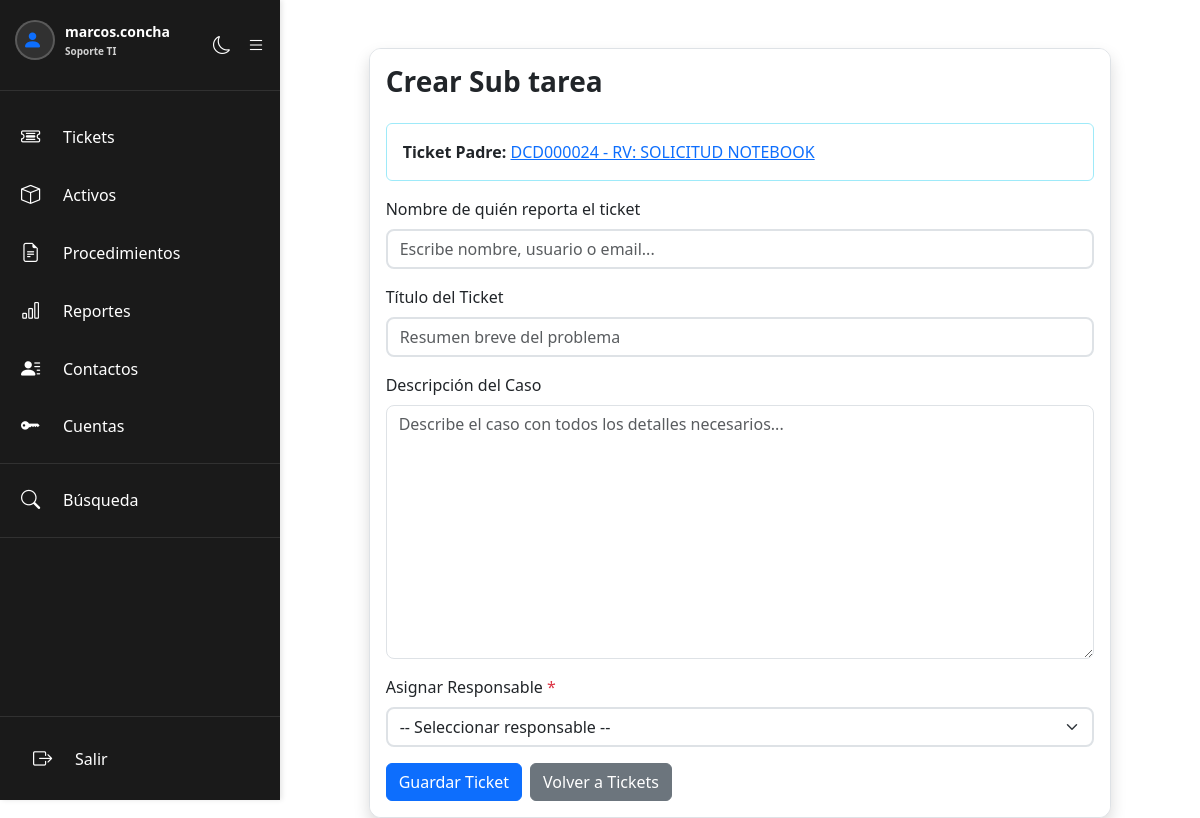
The app's page /crear_ticket.php?padre=24 (signed in), older data.
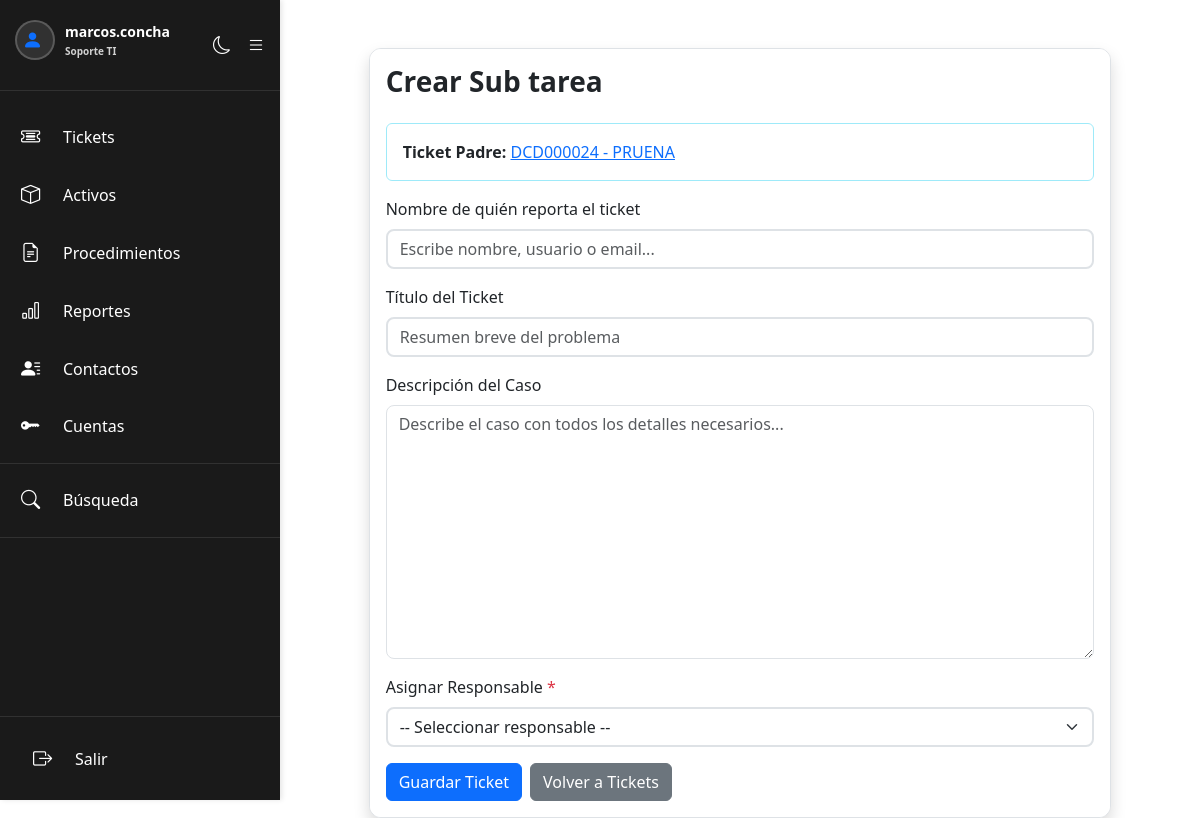
The same page, newer data.
### tables this page shows
CREATE TABLE `tickets` (
  `id` int NOT NULL AUTO_INCREMENT,
  `ticket_padre_id` int DEFAULT NULL,
  `ticket_number` varchar(50) NOT NULL,
  `titulo` varchar(255) NOT NULL,
  `descripcion` longtext,
  `estado` varchar(50) DEFAULT 'sin abrir',
  `es_cerrado` tinyint(1) DEFAULT '0',
  `usuario_creador` int DEFAULT NULL,
  `nombre_solicitante` varchar(255) DEFAULT NULL,
  `propietario` int DEFAULT NULL,
  `responsable` int DEFAULT NULL,
  `fecha_creacion` datetime DEFAULT CURRENT_TIMESTAMP,
  `fecha_ultima_modificacion` datetime DEFAULT CURRENT_TIMESTAMP ON UPDATE CURRENT_TIMESTAMP,
  `motivo_cierre` varchar(255) DEFAULT NULL,
  `estado_cancelacion` varchar(255) DEFAULT NULL,
  PRIMARY KEY (`id`),
  UNIQUE KEY `ticket_number` (`ticket_number`),
  KEY `usuario_creador` (`usuario_creador`),
  KEY `propietario` (`propietario`),
  KEY `responsable` (`responsable`),
  KEY `fk_ticket_padre` (`ticket_padre_id`),
  CONSTRAINT `fk_ticket_padre` FOREIGN KEY (`ticket_padre_id`) REFERENCES `tickets` (`id`) ON DELETE CASCADE,
  CONSTRAINT `tickets_ibfk_1` FOREIGN KEY (`usuario_creador`) REFERENCES `users` (`id`),
  CONSTRAINT `tickets_ibfk_2` FOREIGN KEY (`propietario`) REFERENCES `users` (`id`),
  CONSTRAINT `tickets_ibfk_3` FOREIGN KEY (`responsable`) REFERENCES `users` (`id`)
);

### crear_ticket.php (the view, shortened to what this page needs)
<?php
require_once 'includes/config.php';
$ticket_padre = null;
$ticket_padre_id = isset($_GET["padre"]) ? intval($_GET["padre"]) : null;
if ($ticket_padre_id) {
    try {
        $stmt = $conexion->prepare("SELECT id, ticket_number, titulo FROM tickets WHERE id = ?");
        $stmt->execute([$ticket_padre_id]);
        $ticket_padre = $stmt->fetch(PDO::FETCH_ASSOC);
    } catch (PDOException $e) {
        $ticket_padre_id = null;
    }
}
?>
<!DOCTYPE html>
<html lang="es">
<head>
    <link href="https://cdn.jsdelivr.net/npm/bootstrap@5.3.8/dist/css/bootstrap.min.css" rel="stylesheet">
    <link rel="stylesheet" href="https://cdn.jsdelivr.net/npm/bootstrap-icons@1.11.3/font/bootstrap-icons.min.css">
    <link href="css/dark-mode.css" rel="stylesheet">
</head>
<body>
    <?php include 'includes/sidebar.php'; ?>
    <div class="container mt-5">
        <div class="row">
            <div class="col-md-10 offset-md-1">
                <div class="card shadow">
                    <div class="card-body">
                        <h2 class="card-title mb-4">
                            <?php if ($ticket_padre): ?>
                                Crear Sub tarea
                            <?php else: ?>
                                Crear Nuevo Ticket
                            <?php endif; ?>
                        </h2>
                        <?php if ($ticket_padre): ?>
                            <div class="alert alert-info mb-3">
                                <strong>Ticket Padre:</strong>
                                <a href="ver_ticket.php?id=<?php echo htmlspecialchars($ticket_padre["id"]); ?>" target="_blank">
                                    <?php echo htmlspecialchars($ticket_padre["ticket_number"] . " - " . $ticket_padre["titulo"]); ?>
                                </a>
                            </div>
                        <?php endif; ?>
                        <form method="POST" action="">
                            <div class="mb-3 autocomplete-container">
                                <label for="nombre_reportante" class="form-label">Nombre de quién reporta el ticket</label>
                                <input
                                    type="text"
                                    class="form-control"
                                    id="nombre_reportante"
                                    name="nombre_reportante"
                                    required
                                    placeholder="Escribe nombre, usuario o email..."
                                    autocomplete="off"
                                    value="<?php echo htmlspecialchars($_POST["nombre_reportante"] ?? ""); ?>"
                                >
                            </div>
                            <div class="mb-3">
                                <label for="titulo" class="form-label">Título del Ticket</label>
                                <input type="text" class="form-control" id="titulo" name="titulo" required placeholder="Resumen breve del problema" value="<?php echo htmlspecialchars($_POST["titulo"] ?? ""); ?>">
                            </div>
                            <div class="mb-3">
                                <label for="descripcion" class="form-label">Descripción del Caso</label>
                                <textarea class="form-control" id="descripcion" name="descripcion" rows="10" required placeholder="Describe el caso con todos los detalles necesarios..."><?php echo htmlspecialchars($_POST["descripcion"] ?? ""); ?></textarea>
                            </div>
                            <div class="mb-3">
                                <label for="responsable_asignado" class="form-label">Asignar Responsable <span class="text-danger">*</span></label>
                                <select class="form-select" id="responsable_asignado" name="responsable_asignado" required>
                                    <option value="">-- Seleccionar responsable --</option>
                                </select>
                            </div>
                            <div class="d-flex gap-2">
                                <button type="submit" class="btn btn-primary" >Guardar Ticket</button>
                                <a href="tickets.php" class="btn btn-secondary">Volver a Tickets</a>
                            </div>
                        </form>
                    </div>
                </div>
            </div>
        </div>
    </div>
</html>

Row changes from the older to the newer data that the page shows:
changed tickets: ticket_number+titulo "DCD000024 - RV: SOLICITUD NOTEBOOK" → "DCD000024 - PRUENA"
